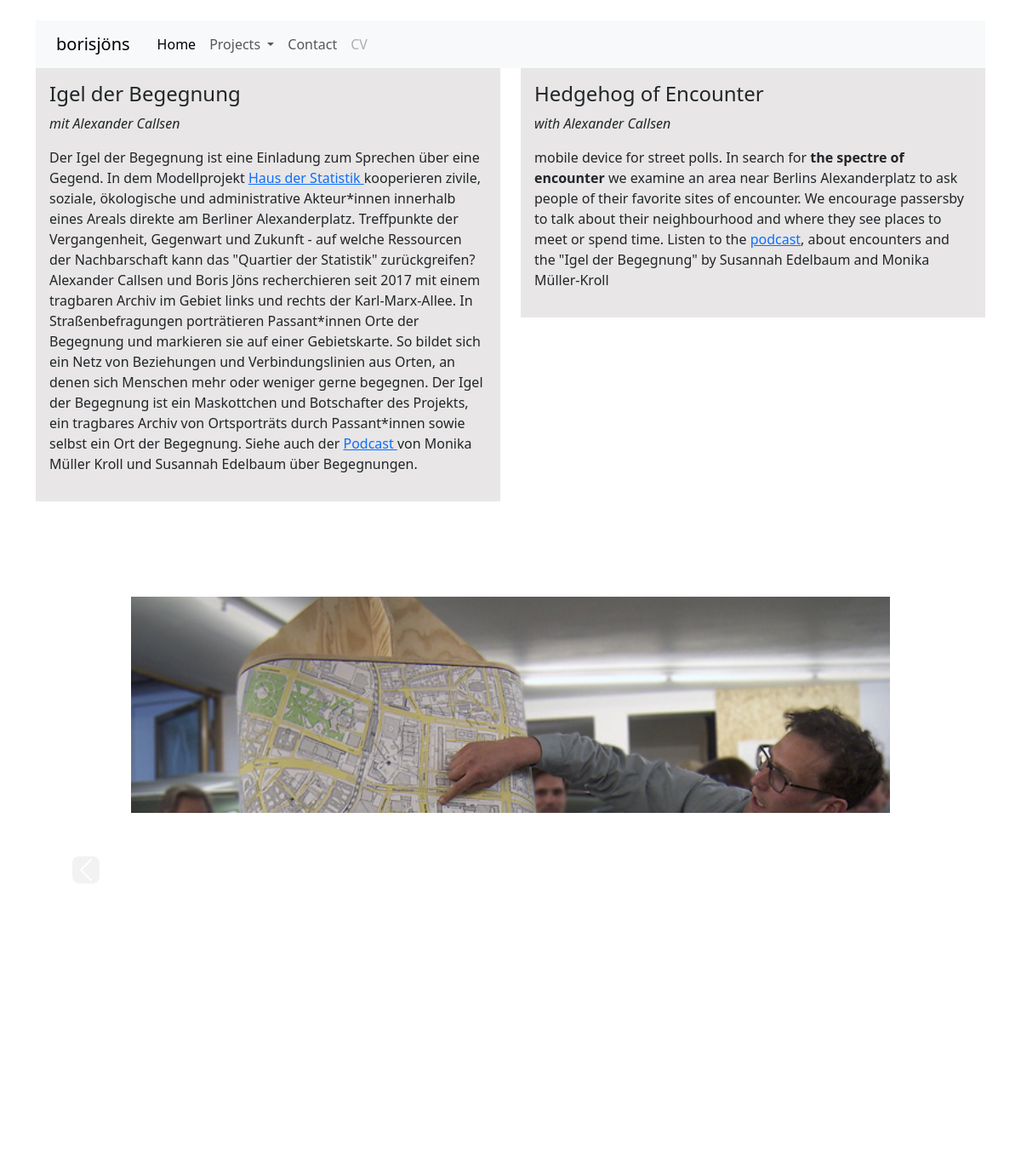
Page /projects02/3/ on the committed database.
### projects02/models.py (models this page shows, shortened)
class Project(models.Model):
    FEATURED = (
        ('Y', 'YES'),
        ('N', 'NO')
    )
    title = models.CharField(max_length=250, blank=True)
    titel= models.CharField(max_length=250, blank=True)
    short_description = models.CharField(max_length=250, blank=True)
    kurzbeschreibung = models.CharField(max_length=250, blank=True)
    description = RichTextField(blank=True, null=True)
    beschreibung = RichTextField(blank=True, null=True)
    image = models.FileField(blank=True)
    embed = models.URLField(max_length= 250, blank=True)
    featured = models.CharField(max_length=10, blank=True, choices=FEATURED)

class ProjectImage(models.Model):
    project = models.ForeignKey(Project, default=None, on_delete=models.CASCADE)
    name = models.CharField(max_length=200, blank=True)
    image = models.FileField(upload_to='pics/')
    credit = models.CharField(max_length=200, blank=True)

### projects02/views.py (the view)
# urls.py: path('<int:id>/', views.detail_carousel, name='carousel')
def detail_carousel(request, id):
    projects = Project.objects.all()
    project = get_object_or_404(Project, id=id)
    photos = ProjectImage.objects.filter(project=project)
    ph_size = len(ProjectImage.objects.filter(project=project))
    embeds = ProjectEmbed.objects.filter(project=project)
    return render(request, 'detail_carousel.html', {
        'projects': projects,
        'project': project,
        'photos': photos,
        'ph_size': ph_size,
        'embeds': embeds
    })

### projects02/templates/detail_carousel.html (shortened to what this page needs)
<!DOCTYPE html>
<html lang="en">
<head>
    {% extends 'base.html' %}
{% block page_content %}
{% load embed_video_tags %}
{% load static %}
<link rel='stylesheet' href="{% static 'projects02/page.css' %}" type='text/css' />
<div class="container">
    <div class="row">
        <div class="col">
            <div class="card">
                <div class="card-body">
                    <h4 class="card-title">{{project.titel}}</h4
                    <p class="card-text">{{project.beschreibung| safe}}</p>
                </div>
            </div>
        </div>
        <div class="col">
            <div class="card">
                <div class="card-body">
                    <h4 class="card-title">{{project.title}}</h4
                    <p class="card-text">{{project.description| safe}}</p>
                </div>
            </div>
        </div>
    </div>
    <div  class="carousel slide carousel-fade" id="carouselExampleControls" data-bs-ride="carousel">
        <div class="carousel-indicators">
            {% for p in photos %}
            {% if forloop.first %}
            <button type="button" class="active" aria-current="true" aria-label="Slide 1" data-bs-target="#carouselExampleControls" data-bs-slide-to="{{ forloop.counter0 }}"></button>
            {% else %}
            <button type="button" data-bs-target="#carouselExampleControls" data-bs-slide-to="{{ forloop.counter0 }}" aria-label="Slide"></button>
            {% endif %}
            {% endfor %}
        </div>
        <div class="carousel-inner">
            {% for p in photos %}
            {% if forloop.first %}
            <div class="carousel-item active ">
                {% else %}
                <div class="carousel-item ">
                    {% endif %}
                    <img class="d-block w-100 h-50"  src="{{ p.image.url}}" alt="{{p.title}}">
                    <div class="carousel-caption d-none d-md-block">
                        <p>{{p.credit}}</p>
                    </div>
                </div>
                {% endfor %}
            </div>
            <a class="carousel-control-prev" href="#carouselExampleControls" role="button" data-slide="prev">
                <span class="carousel-control-prev-icon" aria-hidden="true"></span>
            </a>
            <a class="carousel-control-next" href="#carouselExampleControls" role="button" data-slide="next">
                <span class="carousel-control-next-icon" aria-hidden="true"></span>
            </a>
            {% endblock %}

### projects02/static/projects02/custom.css (style rules this page uses)
.card-body { background-color: #e8e6e6; }
.card { border: 0.0; }

### projects02/static/projects02/page.css (style rules this page uses)
.carousel { margin: 7rem }
.carousel-inner { height: auto; }
.carousel-control-prev { margin-left: -120px; }
.carousel-control-next { margin-right: -120px; }
.carousel-control-prev-icon { color: #E8E6E6; border-radius: 25%; background-color: #E8E6E6; }
.carousel-control-next-icon { color: #000; border-radius: 25%; background-color: #E8E6E6; }
.carousel-caption { text-align: right; padding-bottom: 0.25rem; right: 5%; bottom: 0.0rem; }

### rows in the picture
Project: titel "Igel der Begegnung", beschreibung "mit Alexander Callsen Der Igel der Begegnung ist eine Einladung zum Sprechen über eine Gegend. In dem Modellprojekt Haus der Statistik kooperieren zivile, soziale, ökologische und administrative Akteur*innen innerhalb eines Areals direkte am Berliner Alexanderplatz. Treffpunkte der Vergangenheit, Gegenwart und Zukunft - auf welche Ressourcen der Nachbarschaft kann das \"Quartier der Statistik\" zurückgreifen? Alexander Callsen und Boris Jöns recherchieren seit 2017 mit einem tragbaren Archiv im Gebiet links und rechts der Karl-Marx-Allee. In Straßenbefragungen porträtieren Passant*innen Orte der Begegnung und markieren sie auf einer Gebietskarte. So bildet sich ein Netz von Beziehungen und…", title "Hedgehog of Encounter", description "with Alexander Callsen mobile device for street polls. In search for the spectre of encounter we examine an area near Berlins Alexanderplatz to ask people of their favorite sites of encounter. We encourage passersby to talk about their neighbourhood and where they see places to meet or spend time. Listen to the podcast , about encounters and the \"Igel der Begegnung\" by Susannah Edelbaum and Monika Müller-Kroll"
ProjectImage: image (picture)
